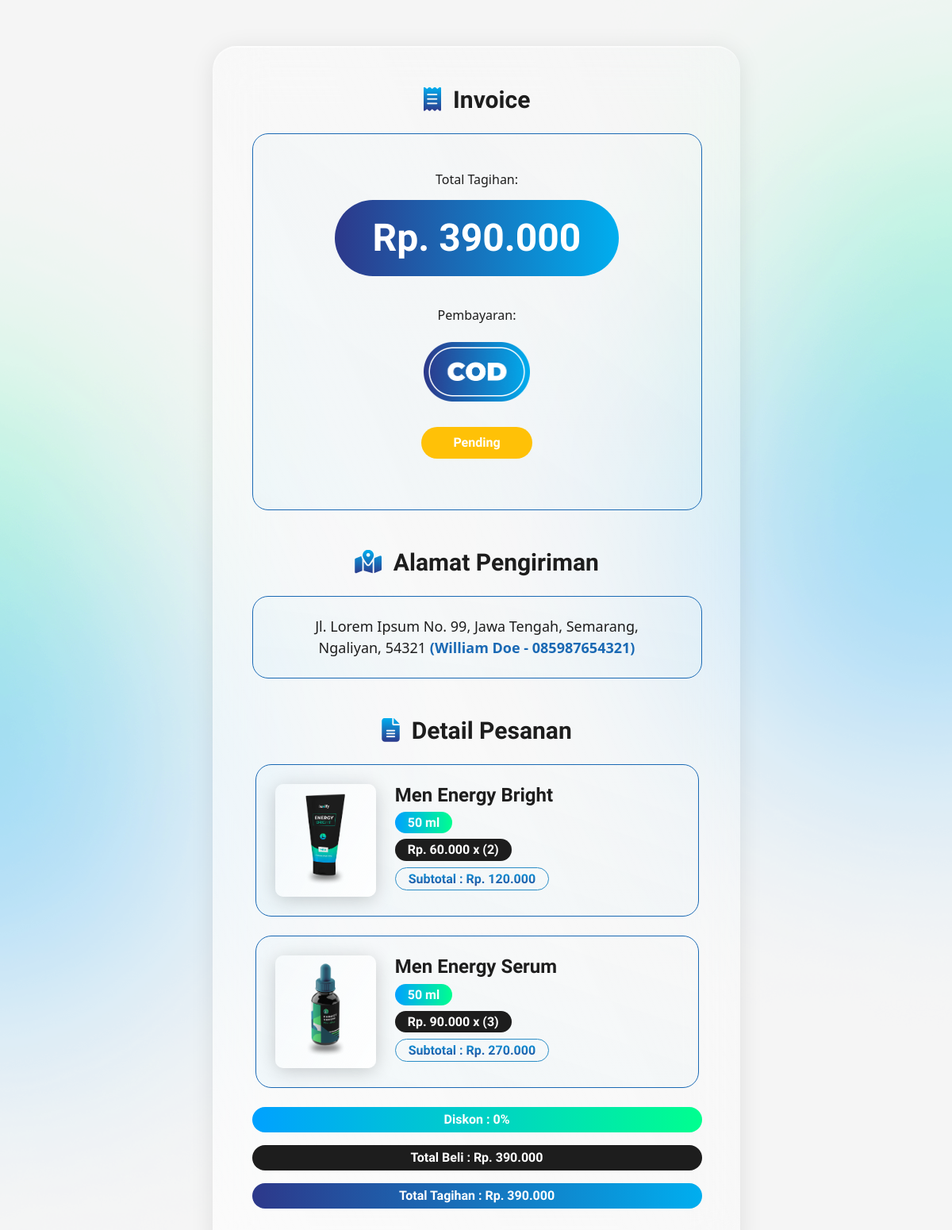
The page /transactions/invoice.php?id=18 (signed in) on the database its author committed.
### tables this page shows
CREATE TABLE `transactions` (
  `id` bigint(20) NOT NULL,
  `payment` varchar(50) NOT NULL,
  `status` varchar(25) NOT NULL,
  `user_id` bigint(20) NOT NULL,
  `address_id` bigint(20) NOT NULL
);

CREATE TABLE `addresses` (
  `id` bigint(20) NOT NULL,
  `name` varchar(255) NOT NULL,
  `telp` varchar(255) NOT NULL,
  `prov` varchar(255) NOT NULL,
  `city` varchar(255) NOT NULL,
  `kec` varchar(255) NOT NULL,
  `zip_code` varchar(255) NOT NULL,
  `address` varchar(255) NOT NULL,
  `user_id` bigint(20) NOT NULL
);

CREATE TABLE `carts` (
  `id` bigint(20) NOT NULL,
  `weights` varchar(255) NOT NULL,
  `quantity` int(11) NOT NULL,
  `product_id` bigint(20) NOT NULL,
  `transaction_id` bigint(20) DEFAULT NULL,
  `user_id` bigint(20) NOT NULL
);

CREATE TABLE `products` (
  `id` bigint(20) NOT NULL,
  `name` varchar(255) NOT NULL,
  `category` varchar(255) NOT NULL,
  `price` bigint(20) NOT NULL,
  `description` text NOT NULL
);

### cart/price.php (called while the page is built)
<?php
function price($weights, $harga)
{
   if ($weights == "50 ml") {
      $price = $harga * 1;
   } else if ($weights == "100 ml") {
      $price = $harga * 2;
   } else if ($weights == "150 ml") {
      $price = $harga * 3;
   }
   return $price;
}
?>

### transactions/invoice.php (the view, shortened to what this page needs)
<?php
require_once '../connection.php';
require_once '../cart/price.php';
$transaction_id = $_GET['id'];
$sql = "SELECT transactions.id AS 'transactionID', transactions.user_id AS 'userID',
               transactions.payment, transactions.status, addresses.name, addresses.telp,
               addresses.prov, addresses.city, addresses.kec, addresses.zip_code, addresses.address
               FROM `transactions`
               INNER JOIN addresses ON addresses.id = transactions.address_id
               WHERE transactions.id = $transaction_id";
$result = mysqli_query($conn, $sql);
$rows = [];
while ($row = mysqli_fetch_assoc($result)) {
   $rows[] = $row;
}
$transaction = $rows[0];
$sql = "SELECT carts.quantity, products.id AS 'productID', carts.id AS 'cartID',
            products.category, products.name, products.price, carts.weights, galleries.image
            FROM `carts`
            INNER JOIN products ON products.id = carts.product_id
            INNER JOIN galleries ON products.id = galleries.product_id
            WHERE type='main' AND quantity > 0 AND transaction_id = $transaction_id
            GROUP BY products.id, carts.weights
            ORDER BY carts.id;";
$result = mysqli_query($conn, $sql);
$carts = [];
while ($cart = mysqli_fetch_assoc($result)) {
   $carts[] = $cart;
}
?>
<!DOCTYPE html>
<html lang="en">
<head>
   <link href="../libraries/bootstrap-5.1.3-dist/css/bootstrap.css" rel="stylesheet">
   <link href="../styles/main.css" rel="stylesheet">
   <link href="../styles/about.css" rel="stylesheet">
   <link href="../styles/invoice.css" rel="stylesheet">
</head>
<body>
   <section class="kopeey-hero">
      <div class="container my-5">
         <div class="row justify-content-center">
            <div class="col-12 col-lg-7 cart-card p-5" id="cartContainer">
               <div class="mb-4 text-center">
                  <h2>
                     <i class="fas fa-receipt"></i>
                     &nbsp;Invoice
                  </h2>
               </div>
               <div class="cart-item-container invoice py-5 mb-5 gx-md-5">
                  <div class="row g-3 text-center">
                     <h6>Total Tagihan:</h6>
                     <p class="invoice-label invoice-label-blue d-block mx-auto mt-2 mb-4" id="totalTagihanTop">
                     </p>
                     <h6>Pembayaran:</h6>
                     <?php if ($transaction['payment'] == 'bca') { ?>
                        <img src="../assets/images/logo-bank-bca.png" alt="Logo Bank BCA" class="logo-bank mx-auto">
                        <div class="nama-rekening">Luxify Corporation</div>
                        <div class="no-rekening mt-1 mb-4">0123456789</div>
                     <?php } else if ($transaction['payment'] == 'mandiri') { ?>
                        <img src="../assets/images/logo-bank-mandiri.png" alt="Logo Bank Mandiri" class="logo-bank mx-auto">
                        <div class="nama-rekening">Luxify Corporation</div>
                        <div class="no-rekening mt-1 mb-4">12345678909876</div>
                     <?php } else if ($transaction['payment'] == 'cod') { ?>
                        <img src="../assets/images/icon-cod.png" alt="Cash on Delivery" class="logo-bank mx-auto">
                     <?php } ?>
                     <?php if ($transaction['status'] == 'pending') { ?>
                        <p class="invoice-label invoice-status invoice-label-warning d-block mx-auto">
                           Pending
                        </p>
                     <?php } else if ($transaction['status'] == 'success') { ?>
                        <p class="invoice-label invoice-status invoice-label-success d-block mx-auto">
                           Success
                        </p>
                     <?php } else if ($transaction['status'] == 'failed') { ?>
                        <p class="invoice-label invoice-status invoice-label-danger d-block mx-auto">
                           Failed
                        </p>
                     <?php } ?>
                  </div>
               </div>
               <div class="mb-4 text-center">
                  <h2>
                     <i class="fas fa-map-marked-alt"></i>
                     &nbsp;Alamat Pengiriman
                  </h2>
               </div>
               <div class="cart-item-container invoice py-3 mb-5 gx-md-5">
                  <div class="row g-3 text-center">
                     <div class="col-10 mx-auto">
                        <p class="my-2 alamat">
                           <?= $transaction['address']; ?>, <?= $transaction['prov']; ?>, <?= $transaction['city']; ?>, <?= $transaction['kec']; ?>, <?= $transaction['zip_code']; ?>
                           <b>(<?= $transaction['name'] . " - " . $transaction['telp']; ?>)</b>
                        </p>
                     </div>
                  </div>
               </div>
               <div class="mb-4 text-center">
                  <h2>
                     <i class="fas fa-file-alt"></i>
                     &nbsp;Detail Pesanan
                  </h2>
               </div>
               <?php
               $totalBeli = 0;
               foreach ($carts as $cart) :
               ?>
                  <div class="row cart-item-container p-4 mb-4 gx-md-5 mx-1">
                     <div class="col-sm-3 cart-image-container p-2 text-center">
                        <img src="../<?= $cart['image']; ?>" alt="Gambar Kopi" class="invoice-image">
                     </div>
                     <div class="col-sm-9 mt-3 mt-sm-0">
                        <h4>
                           <?= $cart['category'] . " " . $cart['name']; ?>
                        </h4>
                        <div class="mb-2">
                           <span class="invoice-label"><?= $cart['weights']; ?></span>
                        </div>
                        <h5 class="invoice-label invoice-label-black">
                           <?=
                           "Rp. " . number_format(price($cart['weights'], $cart['price']), 0, ',', '.') .
                              " x (" . $cart['quantity'] . ")";
                           ?>
                        </h5>
                        <h5 class="invoice-label invoice-label-blue-outline">
                           <?php
                           $cartPrices = ((float) price($cart['weights'], $cart['price'])) * $cart['quantity'];
                           $totalBeli += $cartPrices;
                           echo "Subtotal : Rp. " . number_format($cartPrices, 0, ',', '.');
                           ?>
                        </h5>
                     </div>
                  </div>
               <?php
               endforeach;
               ?>
               <div class="">
                  <p class="invoice-label invoice-label-green d-block text-center w-100">
                     <?php
                     if ($totalBeli > 500000) {
                        $diskon = 0.05;
                        echo 'Diskon : 5%';
                     } else {
                        $diskon = 0;
                        echo 'Diskon : 0%';
                     }
                     ?>
                  </p>
                  <p class="invoice-label invoice-label-black d-block text-center w-100">
                     Total Beli : Rp. <?= number_format($totalBeli, 0, ',', '.'); ?>
                  </p>
                  <p class="invoice-label invoice-label-blue d-block text-center w-100">
                     <?php
                     $totalTagihan = $totalBeli - ($totalBeli * $diskon);
                     ?>
                     Total Tagihan : <span id="totalTagihanBottom">Rp. <?= number_format($totalTagihan, 0, ',', '.'); ?></span>
                  </p>
               </div>
            </div>
         </div>
      </div>
   </section>
</body>
</html>

### styles/main.css (style rules this page uses)
body { background: #F5F5F5 url("../assets/images/bg-blur.png") repeat center top; background-size: cover; color: #1d1d1d; }

### styles/about.css (style rules this page uses)
body { background: #F5F5F5 url("../assets/images/bg-blur-3.png") no-repeat center top; background-size: cover; color: #1d1d1d; }

### styles/invoice.css (style rules this page uses)
.cart-card { background: linear-gradient(to right top, rgba(255, 255, 255, 0.6) 0%, rgba(255, 255, 255, 0.1) 100%); box-shadow: 0px 4px 30px -1px rgba(0, 0, 0, 0.1); backdrop-filter: blur(30px); border-radius: 30px; border-top: 2px solid rgba(255, 255, 255, 0.4); border-left: 2px solid rgba(255, 255, 255, 0.4); margin-top: 10px; }
.cart-card h2 { font-family: 'Maven Pro', sans-serif; font-size: 30px; font-weight: 700; }
.cart-card h2 i { background: -webkit-linear-gradient(#00AEEF, #2D388A); -webkit-background-clip: text; -webkit-text-fill-color: transparent; }
.cart-card h4 { font-family: 'Maven Pro', sans-serif; font-size: 24px; font-weight: 700; }
.cart-item-container { background: linear-gradient(to right top, rgba(0, 174, 239, .03) 0%, rgba(0, 174, 239, 0) 100%); border: 1px solid #1A69B4; border-radius: 20px; }
.cart-image-container { background: linear-gradient(116.86deg, rgba(255, 255, 255, 0.3) 0%, rgba(255, 255, 255, 0.9) 100%); box-shadow: 0px 4px 24px -1px rgba(0, 0, 0, 0.2); border-radius: 10px; }
.invoice .invoice-label { border-radius: 100px; font-size: 48px; padding: 12px 48px 12px; }
.invoice .invoice-status { font-size: 16px; padding: 8px 40px 8px; }
.invoice-image { max-height: 120px; }
.logo-bank { width: 150px; }
.alamat { color: #1d1d1d; font-size: 18px; font-weight: 500; }
.alamat b { color: #1A69B4; }
.invoice-label { width: fit-content; background: linear-gradient(90deg, #00A1FF 0%, #00FF8F 100%); border: 0; border-radius: 30px; color: white; cursor: text; font-family: 'Maven Pro', sans-serif; font-size: 16px; font-weight: 700; padding-top: 4px; padding-bottom: 4px; padding-left: 16px; padding-right: 16px; }
.invoice-label-warning { background: #FFC107; }
.invoice-label-black { background: #1d1d1d; }
.invoice-label-blue { background-image: linear-gradient(to right, #2D388A, #00AEEF); }
.invoice-label-green { background: linear-gradient(90deg, #00A1FF 0%, #00FF8F 100%); }
.invoice-label-blue-outline { background: transparent; border: 1px solid #2B8DC6; background: -webkit-linear-gradient(#00AEEF, #2D388A); -webkit-background-clip: text; -webkit-text-fill-color: transparent; }

### rows shown on the page
transactions: address.address "Jl. Lorem Ipsum No. 99", address.prov "Jawa Tengah", address.city "Semarang", address.kec "Ngaliyan", address.zip_code "54321", address.name "William Doe", address.telp "085987654321"
carts: shows a picture, product.category "Men", product.name "Energy Bright", weights "50 ml", weights.price "60.000", quantity "2", cartPrices "120.000"
carts: shows a picture, product.category "Men", product.name "Energy Serum", weights "50 ml", weights.price "90.000", quantity "3", cartPrices "270.000"

### other values the page prints
$totalBeli "390.000"
$totalTagihan "390.000"
